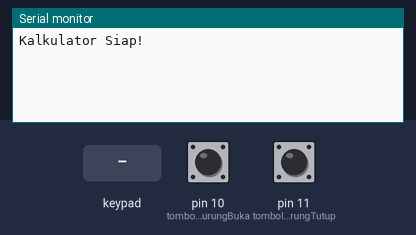
This sketch was run on a simulated Arduino Uno, built with avr-gcc and run on an emulated ATmega328P. Shown: the last lines printed to the serial monitor. The inputs (shaded band) are chosen by the test bench; at power-on: pin 10 (tombolKurungBuka) HIGH, pin 11 (tombolKurungTutup) HIGH.

Above: at 1.2 s.
1.3 s: pin 10 (tombolKurungBuka) pulled LOW for 0.15 s
At 2.1 s:
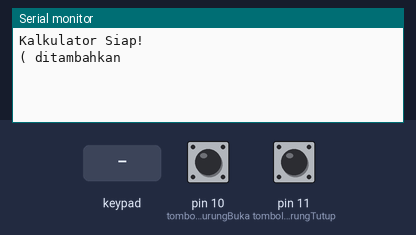
2.9 s: pin 11 (tombolKurungTutup) pulled LOW for 0.15 s
At 3.3 s:
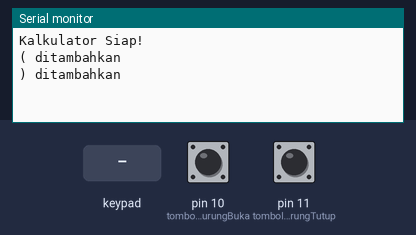
4.5 s: key '1' pressed
At 5.3 s:
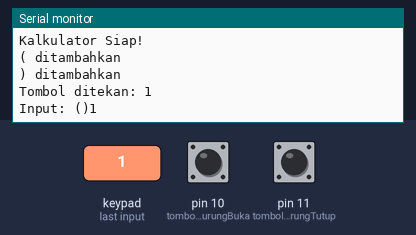
6.0 s: keypad keys 5 4 3 2 = pressed 0.4 s apart
At 8.0 s:
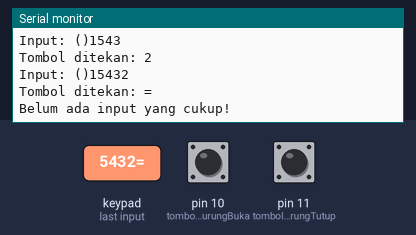
9.5 s: key '2' pressed
At 10.3 s:
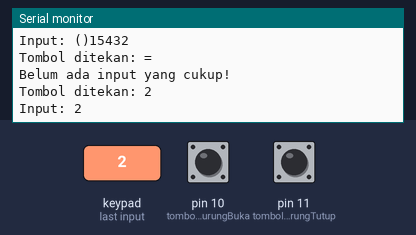
11.0 s: keypad keys 7 + 5 = pressed 0.4 s apart
At 12.6 s:
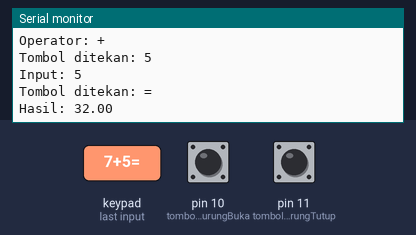
Timing chart, 0 to 14.1 s (numbered marks = the images above; inputs shaded):
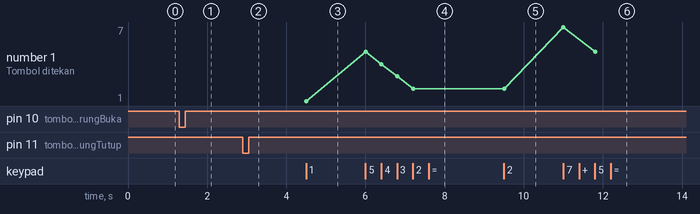

Measured:
- after the input at 1.3 s, the serial monitor: prints a new line at once (image 1)
- after the input at 2.9 s, the serial monitor: prints a new line at once (image 2)
- after the input at 4.5 s, the serial monitor: prints a new line at once (image 3)
- after the input at 6.0 s, the serial monitor: prints a new line at once (image 4)
- after the input at 9.5 s, the serial monitor: prints a new line at once (image 5)
- after the input at 11.0 s, the serial monitor: prints a new line at once (image 6)
- plotted number 1: 1 → 2 after the input at 6.0 s, 2 → 5 after the input at 11.0 s

The sketch:

Keypad.ino
```cpp
#include <Keypad.h>
#include <math.h>

// Definisi keypad
const byte ROWS = 4;
const byte COLS = 4;
byte rowPins[ROWS] = {5, 4, 3, 2};
byte colPins[COLS] = {6, 7, 8, 9};

char Keys[ROWS][COLS] = {
  {'1','2','3','4'},
  {'5','6','7','8'},
  {'9','0','+','-'},
  {'=','E','F','G'}  // F=^, G=√
};

Keypad customKeypad = Keypad( makeKeymap(Keys), rowPins, colPins, ROWS, COLS );

// Definisi pin untuk tombol kurung buka dan tutup
const int tombolKurungBuka = 10;
const int tombolKurungTutup = 11;

// Variabel kalkulator
String input = "";
float angka1 = 0;
float angka2 = 0;
char op = 0;
bool sedangInputAngka1 = true;
bool akarMode = false;

// Variabel untuk debounce tombol
bool prevKurungBuka = HIGH;
bool prevKurungTutup = HIGH;

void setup() {
  Serial.begin(9600);
  Serial.println("Kalkulator Siap!");

  pinMode(tombolKurungBuka, INPUT_PULLUP);  // Tombol kurung buka
  pinMode(tombolKurungTutup, INPUT_PULLUP); // Tombol kurung tutup
}

void loop() {
  // Membaca input dari keypad
  char customKey = customKeypad.getKey();

  // Tombol ( dan )
  bool tombolBuka = digitalRead(tombolKurungBuka);
  if (tombolBuka == LOW && prevKurungBuka == HIGH) {
    input += '(';
    Serial.println("( ditambahkan");
    delay(200);  // debounce delay
  }
  prevKurungBuka = tombolBuka;

  bool tombolTutup = digitalRead(tombolKurungTutup);
  if (tombolTutup == LOW && prevKurungTutup == HIGH) {
    input += ')';
    Serial.println(") ditambahkan");
    delay(200);  // debounce delay
  }
  prevKurungTutup = tombolTutup;

  // Logika keypad untuk angka dan operator
  if (customKey) {
    Serial.print("Tombol ditekan: ");
    Serial.println(customKey);

    if (customKey >= '0' && customKey <= '9') {
      input += customKey;
      Serial.print("Input: ");
      Serial.println(input);
    }
    else if (customKey == '+' || customKey == '-' || customKey == '*' || customKey == '/' || customKey == 'F') {
      if (input != "") {
        angka1 = input.toFloat();
        input = "";
      }
      op = customKey;
      sedangInputAngka1 = false;
      akarMode = false;

      Serial.print("Operator: ");
      if (op == 'F') Serial.println("^");
      else Serial.println(op);
    }
    else if (customKey == 'G') {
      // Aktifkan mode akar
      akarMode = true;
      input = ""; // kosongkan input agar angka bisa diinput setelah tekan G
      Serial.println("Mode Akar Kuadrat Aktif");
    }
    else if (customKey == '=') {
      float hasil = 0;

      if (akarMode) {
        // Jika mode akar aktif
        if (input != "") {
          angka1 = input.toFloat();
        }
        if (angka1 >= 0) {
          hasil = sqrt(angka1);
          Serial.print("√");
          Serial.print(angka1);
          Serial.print(" = ");
          Serial.println(hasil);
        } else {
          Serial.println("Error: Akar negatif!");
        }
      }
      else if (op != 0 && input != "") {
        angka2 = input.toFloat();

        switch (op) {
          case '+': hasil = angka1 + angka2; break;
          case '-': hasil = angka1 - angka2; break;
          case '*': hasil = angka1 * angka2; break;
          case '/':
            if (angka2 != 0) hasil = angka1 / angka2;
            else {
              Serial.println("Error: Bagi 0!");
              resetKalkulator();
              return;
            }
            break;
          case 'F': hasil = pow(angka1, angka2); break;
        }

        Serial.print("Hasil: ");
        Serial.println(hasil);
      }
      else {
        Serial.println("Belum ada input yang cukup!");
      }

      resetKalkulator();
    }
    else if (customKey == 'E') {
      resetKalkulator();
      Serial.println("Reset Kalkulator");
    }
  }
}

void resetKalkulator() {
  input = "";
  angka1 = 0;
  angka2 = 0;
  op = 0;
  sedangInputAngka1 = true;
  akarMode = false;
}
```

knn.ino
```cpp

```
